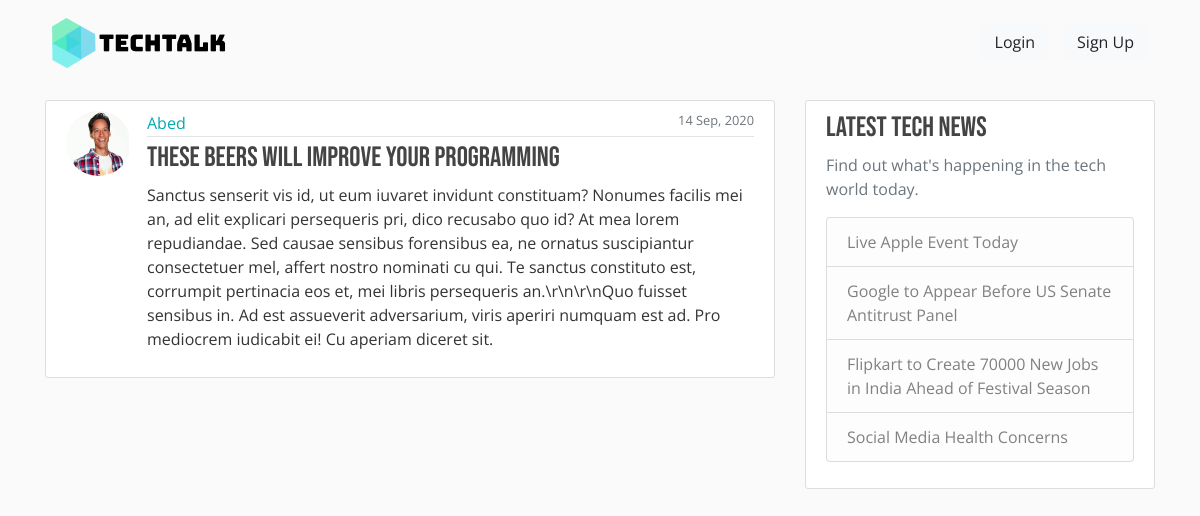
/post/6, run on an earlier commit of the app's database.
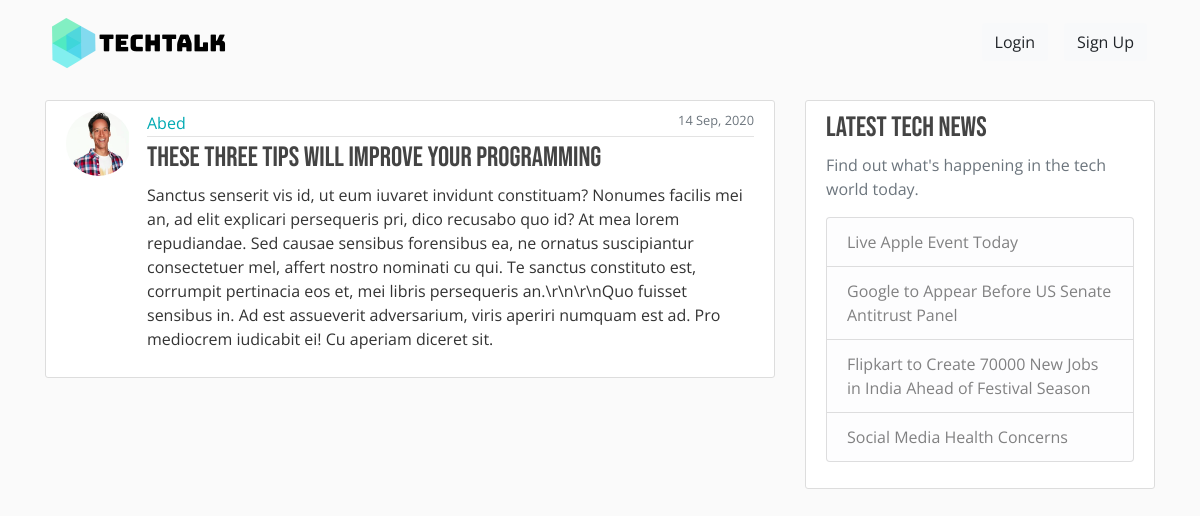
And on a later commit of the database.
### techtalk/models.py (models this page shows, shortened)
class Post(db.Model):
    id = db.Column(db.Integer, primary_key=True)
    title = db.Column(db.String(100), nullable=False)
    date_posted = db.Column(db.DateTime, nullable=False, default=datetime.utcnow)
    content = db.Column(db.Text, nullable=False)
    user_id = db.Column(db.Integer, db.ForeignKey('user.id'), nullable=False)

### techtalk/posts/routes.py (the view)
@posts.route("/post/<int:post_id>")
def post(post_id):
    post = Post.query.get_or_404(post_id)
    return render_template('post.html', title=post.title, post=post)

### techtalk/templates/post.html (shortened to what this page needs)
{% extends "layout.html" %}
{% block content %}
<article class="media content-section">
    <img class="rounded-circle article-img" src="{{ url_for('static', filename='profile_pics/' + post.author.image_file) }}" alt="">
    <div class="media-body">
        <div class="article-metadata">
            <a class="mr-2" href="{{ url_for('users.user_posts', username=post.author.username) }}">{{ post.author.username }}</a>
            <small class="text-muted float-right">{{ post.date_posted.strftime('%d %b, %Y') }}</small>
        </div>
        <h3 class="article-title">{{ post.title }}</h3>
        <p class="article-content">{{ post.content }}</p>
    </div>
</article>
{% endblock content %}

What changed in the data, as far as the page shows it:
changed Post: title "These Beers Will Improve Your Programming" → "These Three Tips Will Improve Your Programming"
